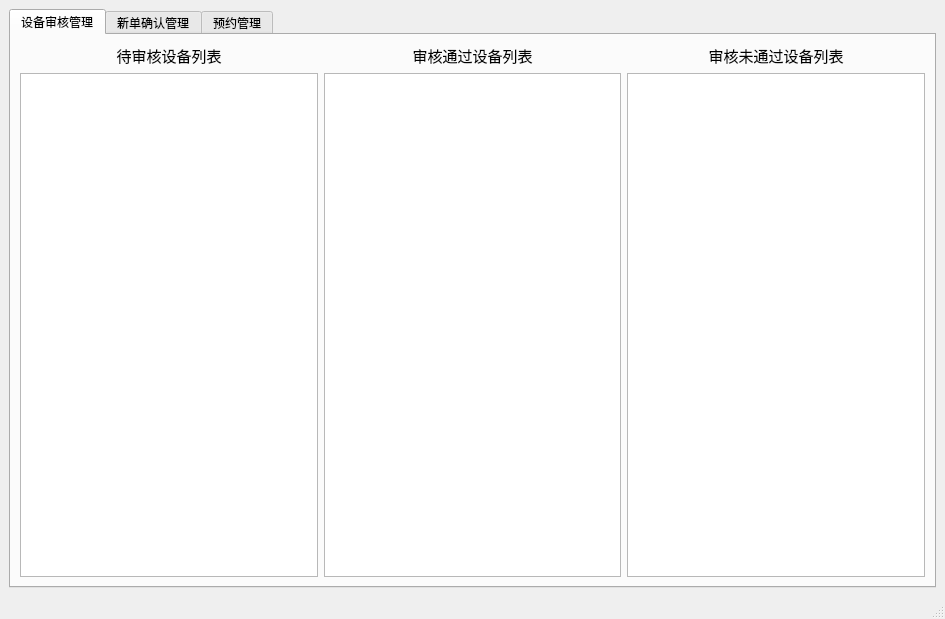
<?xml version="1.0" encoding="UTF-8"?>
<ui version="4.0">
 <class>MainWindow1</class>
 <widget class="QMainWindow" name="MainWindow1">
  <property name="geometry">
   <rect>
    <x>0</x>
    <y>0</y>
    <width>945</width>
    <height>619</height>
   </rect>
  </property>
  <property name="windowTitle">
   <string>MainWindow</string>
  </property>
  <widget class="QWidget" name="centralwidget">
   <layout class="QVBoxLayout" name="verticalLayout_4">
    <item>
     <widget class="QTabWidget" name="tabWidget">
      <property name="currentIndex">
       <number>0</number>
      </property>
      <widget class="QWidget" name="tab">
       <attribute name="title">
        <string>设备审核管理</string>
       </attribute>
       <layout class="QVBoxLayout" name="verticalLayout_5">
        <item>
         <layout class="QHBoxLayout" name="horizontalLayout">
          <item>
           <layout class="QVBoxLayout" name="verticalLayout">
            <item>
             <widget class="QLabel" name="label">
              <property name="font">
               <font>
                <family>微软雅黑</family>
                <pointsize>11</pointsize>
               </font>
              </property>
              <property name="text">
               <string>待审核设备列表</string>
              </property>
              <property name="alignment">
               <set>Qt::AlignCenter</set>
              </property>
             </widget>
            </item>
            <item>
             <widget class="QTableView" name="tableview_daishen"/>
            </item>
           </layout>
          </item>
          <item>
           <layout class="QVBoxLayout" name="verticalLayout_2">
            <item>
             <widget class="QLabel" name="label_2">
              <property name="font">
               <font>
                <family>微软雅黑</family>
                <pointsize>11</pointsize>
               </font>
              </property>
              <property name="text">
               <string>审核通过设备列表</string>
              </property>
              <property name="alignment">
               <set>Qt::AlignCenter</set>
              </property>
             </widget>
            </item>
            <item>
             <widget class="QListView" name="listView"/>
            </item>
           </layout>
          </item>
          <item>
           <layout class="QVBoxLayout" name="verticalLayout_3">
            <item>
             <widget class="QLabel" name="label_3">
              <property name="font">
               <font>
                <family>微软雅黑</family>
                <pointsize>11</pointsize>
               </font>
              </property>
              <property name="text">
               <string>审核未通过设备列表</string>
              </property>
              <property name="alignment">
               <set>Qt::AlignCenter</set>
              </property>
             </widget>
            </item>
            <item>
             <widget class="QListView" name="listView_2"/>
            </item>
           </layout>
          </item>
         </layout>
        </item>
       </layout>
      </widget>
      <widget class="QWidget" name="tab_2">
       <attribute name="title">
        <string>新单确认管理</string>
       </attribute>
       <widget class="QTableView" name="tableView_2">
        <property name="geometry">
         <rect>
          <x>20</x>
          <y>10</y>
          <width>481</width>
          <height>491</height>
         </rect>
        </property>
       </widget>
      </widget>
      <widget class="QWidget" name="tab_3">
       <attribute name="title">
        <string>预约管理</string>
       </attribute>
       <widget class="QTableView" name="tableView_3">
        <property name="geometry">
         <rect>
          <x>20</x>
          <y>10</y>
          <width>481</width>
          <height>491</height>
         </rect>
        </property>
       </widget>
      </widget>
     </widget>
    </item>
   </layout>
  </widget>
  <widget class="QMenuBar" name="menubar">
   <property name="geometry">
    <rect>
     <x>0</x>
     <y>0</y>
     <width>945</width>
     <height>23</height>
    </rect>
   </property>
  </widget>
  <widget class="QStatusBar" name="statusbar"/>
 </widget>
 <resources/>
 <connections/>
</ui>
